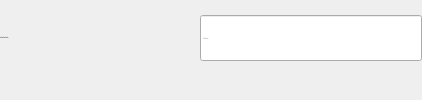
                            <widget class="QWidget" name="widget_3" native="true">
                             <property name="maximumSize">
                              <size>
                               <width>16777215</width>
                               <height>105</height>
                              </size>
                             </property>
                             <layout class="QVBoxLayout" name="verticalLayout_4">
                              <property name="spacing">
                               <number>0</number>
                              </property>
                              <property name="leftMargin">
                               <number>0</number>
                              </property>
                              <property name="topMargin">
                               <number>0</number>
                              </property>
                              <property name="rightMargin">
                               <number>0</number>
                              </property>
                              <property name="bottomMargin">
                               <number>0</number>
                              </property>
                              <item>
                               <widget class="QWidget" name="widget_32" native="true">
                                <layout class="QHBoxLayout" name="horizontalLayout_30">
                                 <property name="spacing">
                                  <number>0</number>
                                 </property>
                                 <property name="leftMargin">
                                  <number>0</number>
                                 </property>
                                 <property name="topMargin">
                                  <number>0</number>
                                 </property>
                                 <property name="rightMargin">
                                  <number>0</number>
                                 </property>
                                 <property name="bottomMargin">
                                  <number>0</number>
                                 </property>
                                 <item>
                                  <layout class="QHBoxLayout" name="formInput_13">
                                   <property name="spacing">
                                    <number>0</number>
                                   </property>
                                   <property name="topMargin">
                                    <number>0</number>
                                   </property>
                                   <item alignment="Qt::AlignTop">
                                    <widget class="QWidget" name="label_product_4" native="true">
                                     <property name="minimumSize">
                                      <size>
                                       <width>200</width>
                                       <height>0</height>
                                      </size>
                                     </property>
                                     <property name="maximumSize">
                                      <size>
                                       <width>200</width>
                                       <height>16777215</height>
                                      </size>
                                     </property>
                                     <layout class="QHBoxLayout" name="horizontalLayout_10">
                                      <property name="spacing">
                                       <number>0</number>
                                      </property>
                                      <property name="leftMargin">
                                       <number>0</number>
                                      </property>
                                      <property name="topMargin">
                                       <number>30</number>
                                      </property>
                                      <property name="rightMargin">
                                       <number>0</number>
                                      </property>
                                      <property name="bottomMargin">
                                       <number>0</number>
                                      </property>
                                      <item>
                                       <widget class="QLabel" name="label_6">
                                        <property name="font">
                                         <font>
                                          <family>Cambria</family>
                                          <pointsize>-1</pointsize>
                                          <bold>false</bold>
                                         </font>
                                        </property>
                                        <property name="text">
                                         <string>Số điện thoại liên hệ</string>
                                        </property>
                                       </widget>
                                      </item>
                                      <item>
                                       <widget class="QLabel" name="label_required_7">
                                        <property name="sizePolicy">
                                         <sizepolicy hsizetype="Expanding" vsizetype="Preferred">
                                          <horstretch>0</horstretch>
                                          <verstretch>0</verstretch>
                                         </sizepolicy>
                                        </property>
                                        <property name="text">
                                         <string/>
                                        </property>
                                       </widget>
                                      </item>
                                     </layout>
                                    </widget>
                                   </item>
                                   <item alignment="Qt::AlignTop">
                                    <widget class="QWidget" name="widget_33" native="true">
                                     <property name="maximumSize">
                                      <size>
                                       <width>16777215</width>
                                       <height>16777215</height>
                                      </size>
                                     </property>
                                     <layout class="QVBoxLayout" name="verticalLayout_24">
                                      <property name="spacing">
                                       <number>0</number>
                                      </property>
                                      <property name="leftMargin">
                                       <number>0</number>
                                      </property>
                                      <property name="topMargin">
                                       <number>15</number>
                                      </property>
                                      <property name="rightMargin">
                                       <number>0</number>
                                      </property>
                                      <property name="bottomMargin">
                                       <number>0</number>
                                      </property>
                                      <item>
                                       <widget class="QLineEdit" name="phone_le">
                                        <property name="minimumSize">
                                         <size>
                                          <width>222</width>
                                          <height>46</height>
                                         </size>
                                        </property>
                                        <property name="maximumSize">
                                         <size>
                                          <width>16777215</width>
                                          <height>16777215</height>
                                         </size>
                                        </property>
                                        <property name="font">
                                         <font>
                                          <family>Cambria</family>
                                          <pointsize>-1</pointsize>
                                         </font>
                                        </property>
                                        <property name="text">
                                         <string/>
                                        </property>
                                        <property name="placeholderText">
                                         <string>Số điện thoại</string>
                                        </property>
                                        <property name="clearButtonEnabled">
                                         <bool>true</bool>
                                        </property>
                                       </widget>
                                      </item>
                                      <item>
                                       <widget class="QLabel" name="error_phone">
                                        <property name="text">
                                         <string/>
                                        </property>
                                        <property name="margin">
                                         <number>0</number>
                                        </property>
                                       </widget>
                                      </item>
                                     </layout>
                                    </widget>
                                   </item>
                                  </layout>
                                 </item>
                                </layout>
                               </widget>
                              </item>
                             </layout>
                            </widget>
